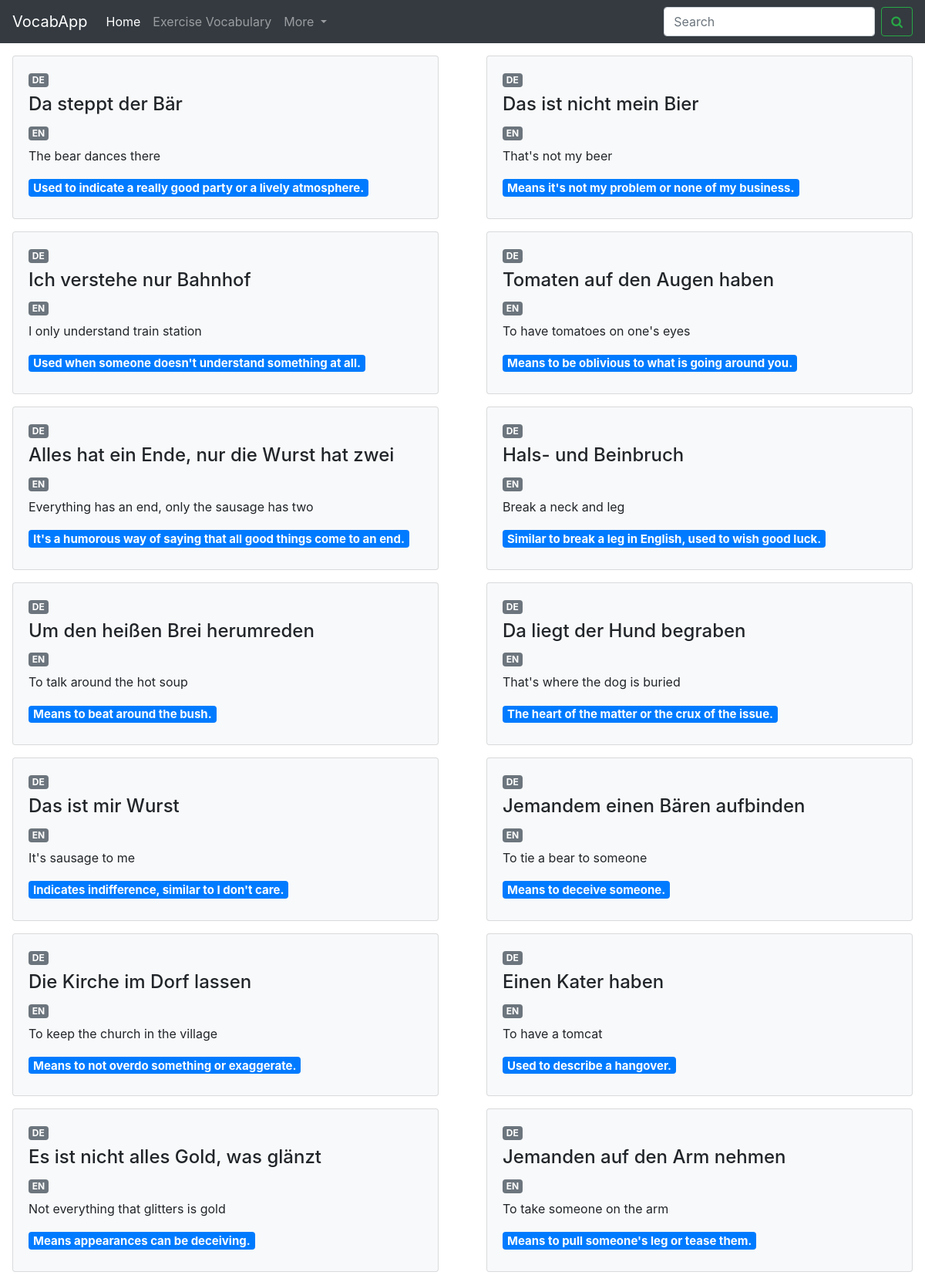
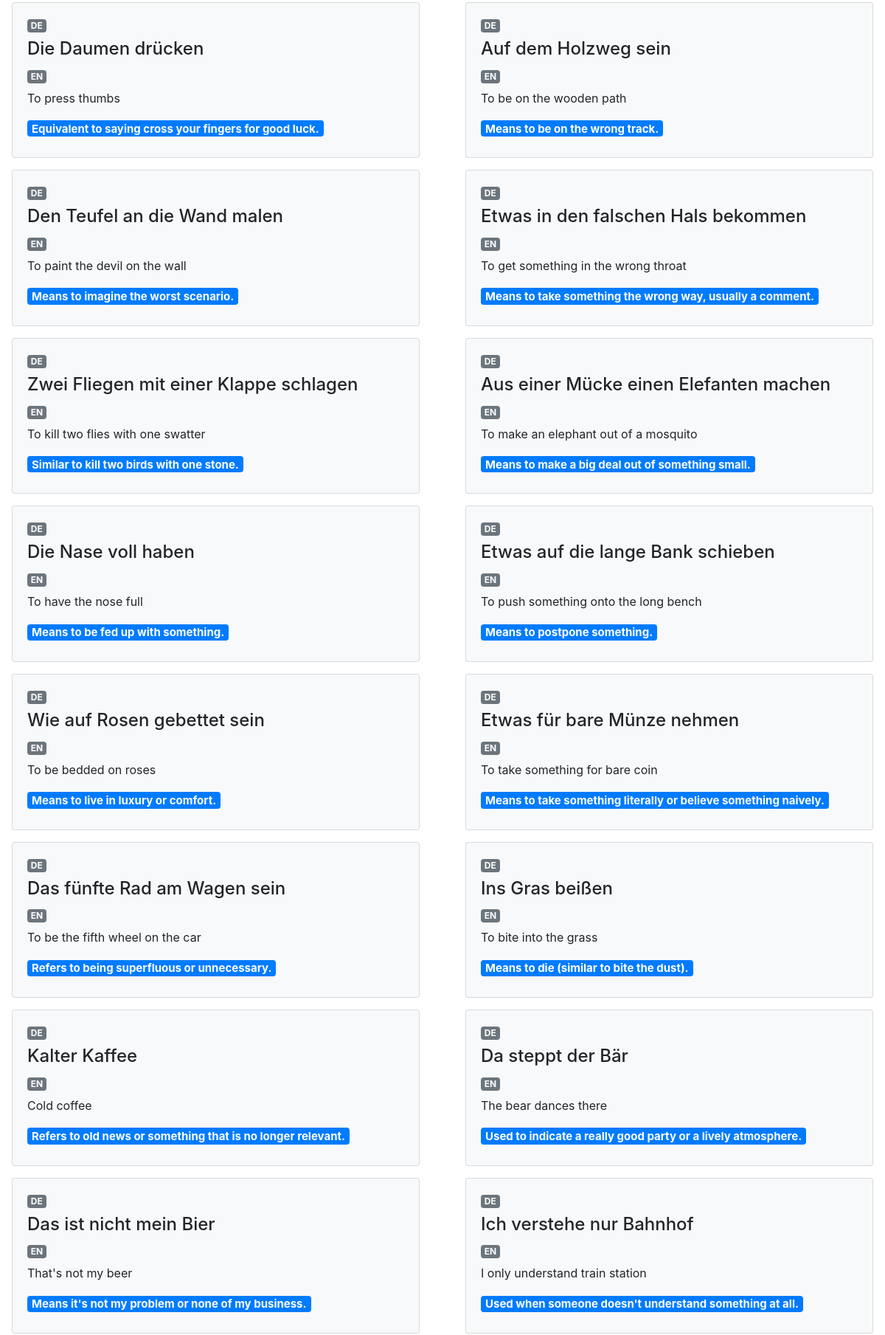
Page /idioms (upper part) on the committed database (2 pictures, top to bottom).
### src/main/webapp/app.py (models this page shows)
class Idioms(db.Model):
    __tablename__ = 'idioms'
    id = db.Column(db.Integer, primary_key=True, index=True)
    idiom_de = db.Column(db.String, unique=True)
    idiom_en = db.Column(db.String)
    explanation_en = db.Column(db.String)

### src/main/webapp/app.py (the view)
@app.route('/idioms')
def idioms():
    idioms_all = Idioms.query.filter_by().all()
    return render_template('idioms.html', idioms_all=idioms_all)

### src/main/webapp/templates/idioms.html (shortened to what this page needs)
<!DOCTYPE html>
<html lang="en">
<head>
    <link rel="stylesheet" href="https://stackpath.bootstrapcdn.com/bootstrap/4.3.1/css/bootstrap.min.css">
    <link rel="stylesheet" href="https://cdnjs.cloudflare.com/ajax/libs/font-awesome/4.7.0/css/font-awesome.min.css">
</head>
<body>
    <nav class="navbar navbar-expand-lg navbar-dark bg-dark sticky-top">
        <a class="navbar-brand" href="{{ url_for('index') }}">VocabApp</a>
        <div class="collapse navbar-collapse" id="navbarSupportedContent">
          <ul class="navbar-nav mr-auto">
            <li class="nav-item active">
              <a class="nav-link" href="{{ url_for('index') }}">Home <span class="sr-only">(current)</span></a>
            </li>
            <li class="nav-item">
              <a class="nav-link" href="{{url_for('exercise_flip')}}">Exercise Vocabulary</a>
            </li>
            <li class="nav-item dropdown">
              <a class="nav-link dropdown-toggle" href="#" id="navbarDropdown" role="button" data-toggle="dropdown" aria-haspopup="true" aria-expanded="false">
                More
              </a>
            </li>
          </ul>
          <form class="form-inline my-2 my-lg-0">
            <input class="form-control mr-sm-2" type="search" placeholder="Search" aria-label="Search">
            <button class="btn btn-outline-success my-2 my-sm-0" type="submit"><i class="fa fa-search" aria-hidden="true"></i></button>
          </form>
        </div>
      </nav>
    <div class="row">
        {% for idiom in idioms_all %}
            <div class="col-md-6">
                <div class="card mt-3 mx-3 bg-light">
                    <div class="card-body">
                        <h6><span class="badge badge-secondary"> DE </span> </h6>
                        <h4 class="card-title">{{ idiom.idiom_de }}</h4>
                        <h6><span class="badge badge-secondary"> EN </span> </h6>
                        <p class="card-text">{{ idiom.idiom_en }}</p>
                        <h5><span class="badge badge-primary">{{ idiom.explanation_en }}</span></h5>
                    </div>
                </div>
            </div>
            {% if loop.index is divisibleby 2 %}
                </div><div class="row">
            {% endif %}
        {% endfor %}
    </div>
</body>
</html>

### rows in the picture
Idioms: idiom_de "Da steppt der Bär", idiom_en "The bear dances there", explanation_en "Used to indicate a really good party or a lively atmosphere."
Idioms: idiom_de "Das ist nicht mein Bier", idiom_en "That's not my beer", explanation_en "Means it's not my problem or none of my business."
Idioms: idiom_de "Ich verstehe nur Bahnhof", idiom_en "I only understand train station", explanation_en "Used when someone doesn't understand something at all."
Idioms: idiom_de "Tomaten auf den Augen haben", idiom_en "To have tomatoes on one's eyes", explanation_en "Means to be oblivious to what is going around you."
Idioms: idiom_de "Alles hat ein Ende, nur die Wurst hat zwei", idiom_en "Everything has an end, only the sausage has two", explanation_en "It's a humorous way of saying that all good things come to an end."
Idioms: idiom_de "Hals- und Beinbruch", idiom_en "Break a neck and leg", explanation_en "Similar to break a leg in English, used to wish good luck."
Idioms: idiom_de "Um den heißen Brei herumreden", idiom_en "To talk around the hot soup", explanation_en "Means to beat around the bush."
Idioms: idiom_de "Da liegt der Hund begraben", idiom_en "That's where the dog is buried", explanation_en "The heart of the matter or the crux of the issue."
Idioms: idiom_de "Das ist mir Wurst", idiom_en "It's sausage to me", explanation_en "Indicates indifference, similar to I don't care."
Idioms: idiom_de "Jemandem einen Bären aufbinden", idiom_en "To tie a bear to someone", explanation_en "Means to deceive someone."
Idioms: idiom_de "Die Kirche im Dorf lassen", idiom_en "To keep the church in the village", explanation_en "Means to not overdo something or exaggerate."
Idioms: idiom_de "Einen Kater haben", idiom_en "To have a tomcat", explanation_en "Used to describe a hangover."
Idioms: idiom_de "Es ist nicht alles Gold, was glänzt", idiom_en "Not everything that glitters is gold", explanation_en "Means appearances can be deceiving."
Idioms: idiom_de "Jemanden auf den Arm nehmen", idiom_en "To take someone on the arm", explanation_en "Means to pull someone's leg or tease them."
Idioms: idiom_de "Die Daumen drücken", idiom_en "To press thumbs", explanation_en "Equivalent to saying cross your fingers for good luck."
Idioms: idiom_de "Auf dem Holzweg sein", idiom_en "To be on the wooden path", explanation_en "Means to be on the wrong track."
Idioms: idiom_de "Den Teufel an die Wand malen", idiom_en "To paint the devil on the wall", explanation_en "Means to imagine the worst scenario."
Idioms: idiom_de "Etwas in den falschen Hals bekommen", idiom_en "To get something in the wrong throat", explanation_en "Means to take something the wrong way, usually a comment."
Idioms: idiom_de "Zwei Fliegen mit einer Klappe schlagen", idiom_en "To kill two flies with one swatter", explanation_en "Similar to kill two birds with one stone."
Idioms: idiom_de "Aus einer Mücke einen Elefanten machen", idiom_en "To make an elephant out of a mosquito", explanation_en "Means to make a big deal out of something small."
Idioms: idiom_de "Die Nase voll haben", idiom_en "To have the nose full", explanation_en "Means to be fed up with something."
Idioms: idiom_de "Etwas auf die lange Bank schieben", idiom_en "To push something onto the long bench", explanation_en "Means to postpone something."
Idioms: idiom_de "Wie auf Rosen gebettet sein", idiom_en "To be bedded on roses", explanation_en "Means to live in luxury or comfort."
Idioms: idiom_de "Etwas für bare Münze nehmen", idiom_en "To take something for bare coin", explanation_en "Means to take something literally or believe something naively."
Idioms: idiom_de "Das fünfte Rad am Wagen sein", idiom_en "To be the fifth wheel on the car", explanation_en "Refers to being superfluous or unnecessary."
Idioms: idiom_de "Ins Gras beißen", idiom_en "To bite into the grass", explanation_en "Means to die (similar to bite the dust)."
Idioms: idiom_de "Kalter Kaffee", idiom_en "Cold coffee", explanation_en "Refers to old news or something that is no longer relevant."
Idioms: idiom_de "Da steppt der Bär", idiom_en "The bear dances there", explanation_en "Used to indicate a really good party or a lively atmosphere."
Idioms: idiom_de "Das ist nicht mein Bier", idiom_en "That's not my beer", explanation_en "Means it's not my problem or none of my business."
Idioms: idiom_de "Ich verstehe nur Bahnhof", idiom_en "I only understand train station", explanation_en "Used when someone doesn't understand something at all."
